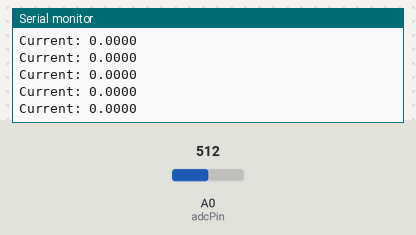
Bench run of a sketch on a simulated Arduino Uno, built with avr-gcc and run on an emulated ATmega328P. Parts: the last lines printed to the serial monitor. The test bench sets the inputs (shaded band); at power-on: A0 (adcPin) = 512.

Above: at 3.2 s.
3.3 s: A0 (adcPin) set to 716
At 3.63 s:
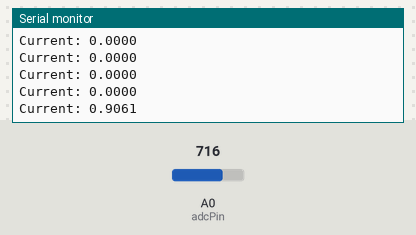
4.8 s: A0 (adcPin) set to 900
At 4.85 s:
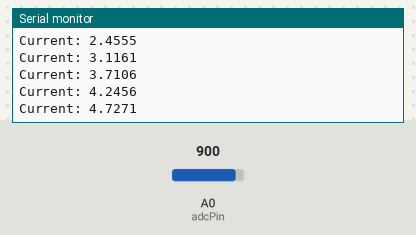
Timing chart, 0 to 7.8 s (numbered marks = the images above; inputs shaded):
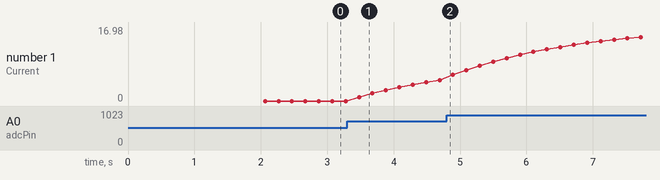

The sketch:

current_sensor.ino
```cpp
// ===== ACS712 CURRENT READER (STABLE VERSION) =====

// --- Constants ---
const int adcPin = A0;
const int maxADC = 1023;
const float ref_volt = 4.89;     // measured Arduino 5V (adjust if needed)
const float sens = 0.113;       // V/A (ACS712-20A = 0.100)
const float calibration_gain = 1.05;

// --- Globals ---
float offset = 2.5;

// ===== Calibrate zero-current offset =====
float calibrateOffset(int pin) {
  float sum = 0;
  int samples = 500;

  Serial.println("Calibrating offset... (NO current should be flowing)");

  for (int i = 0; i < samples; i++) {
    sum += analogRead(pin);
    delay(2);
  }

  float avg = sum / samples;
  float voltage = (avg / maxADC) * ref_volt;

  Serial.print("Offset voltage: ");
  Serial.println(voltage, 4);

  return voltage;
}

// ===== Read current (with filtering) =====
float readCurrent(int pin) {
  static float filtered = 0;

  float adcValue = 0;
  const int samples = 10;

  for (int i = 0; i < samples; i++) {
    adcValue += analogRead(pin);
  }
  adcValue /= samples;

  float voltage = (adcValue / maxADC) * ref_volt;

  float current = ((voltage - offset) / sens) * calibration_gain;

  filtered = 0.9 * filtered + 0.1 * current;

  return filtered;
}


// ===== Setup =====
void setup() {
  Serial.begin(115200);
  delay(1000);

  offset = calibrateOffset(adcPin);

  Serial.println("Setup complete.\n");
}

// ===== Main loop =====
void loop() {
  float current = readCurrent(adcPin);

  Serial.print("Current: ");
  Serial.println(current, 4);

  delay(200);
}
```

Measured:
- after the input at 3.3 s, the serial monitor: prints a new line after 0.18 s (image 1)
- plotted number 1: 0 → 4.73 after the input at 3.3 s, 4.73 → 16.98 after the input at 4.8 s
